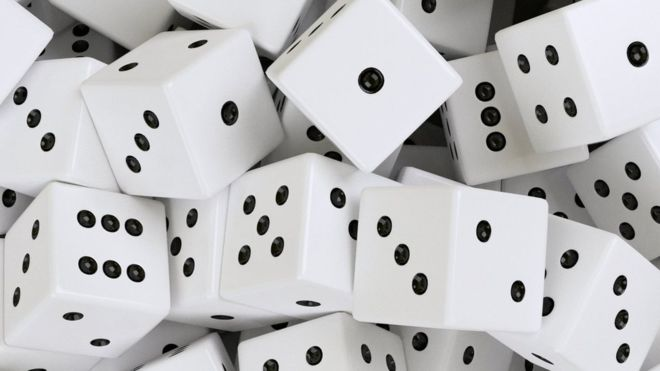
//> input picture ImageDisp/image.jpg, 660 x 371 px, given in place of the camera
$ ./shapedetect   (built with g++ and OpenCV 4)
//> lines starting //> are read from the running program, lines starting //| are printed output that depends on the picture; after the words box and inside, x2 and y2 are one past the last pixel; in counts of white or black regions, pixels touching at a corner belong together
// The "Square Detector" program.
// It loads several images sequentially and tries to find squares in
// each image

#include "opencv2/core/core.hpp"
#include "opencv2/imgproc/imgproc.hpp"
#include "opencv2/highgui/highgui.hpp"

#include <iostream>
#include <math.h>
#include <string.h>

using namespace cv;
using namespace std;
//******* Global vars ****************

int iLowH = 0;
 int iHighH = 179;

 int iLowS = 0;
 int iHighS = 255;

 int iLowV = 0;
 int iHighV = 255;

//************* Local Functions *******************
static void help()
{
    cout <<
    "\nA program using pyramid scaling, Canny, contours, contour simpification and\n"
    "memory storage to find squares in a list of images\n"
    "Returns sequence of squares detected on the image.\n"
    "the sequence is stored in the specified memory storage\n"
    "Call:\n"
    "./squares\n"
    "Using OpenCV version %s\n" << CV_VERSION << "\n" << endl;
}


int thresh = 50, N = 5;
const char* wndname = "Square Detection Demo";

// helper function:
// finds a cosine of angle between vectors
// from pt0->pt1 and from pt0->pt2
static double angle( Point pt1, Point pt2, Point pt0 )
{
    double dx1 = pt1.x - pt0.x;
    double dy1 = pt1.y - pt0.y;
    double dx2 = pt2.x - pt0.x;
    double dy2 = pt2.y - pt0.y;
    return (dx1*dx2 + dy1*dy2)/sqrt((dx1*dx1 + dy1*dy1)*(dx2*dx2 + dy2*dy2) + 1e-10);
}

// returns sequence of squares detected on the image.
// the sequence is stored in the specified memory storage
static void findSquares( const Mat& image, vector<vector<Point> >& squares )
{
    squares.clear();

//s    Mat pyr, timg, gray0(image.size(), CV_8U), gray;

    // down-scale and upscale the image to filter out the noise
    //pyrDown(image, pyr, Size(image.cols/2, image.rows/2));
    //pyrUp(pyr, timg, image.size());


    // blur will enhance edge detection
    Mat timg(image);
    medianBlur(image, timg, 9);
    Mat gray0(timg.size(), CV_8U), gray;

    vector<vector<Point> > contours;

    // find squares in every color plane of the image
  //  for( int c = 0; c < 3; c++ )
  //  {
	int c=0;
        int ch[] = {c, 0};
     //   mixChannels(&timg, 1, &gray0, 1, ch, 1);

        // try several threshold levels
        for( int l = 0; l < N; l++ )
        {
            // hack: use Canny instead of zero threshold level.
            // Canny helps to catch squares with gradient shading
            if( l == 0 )
            {
                // apply Canny. Take the upper threshold from slider
                // and set the lower to 0 (which forces edges merging)
                Canny(gray0, gray, 5, thresh, 5);
                // dilate canny output to remove potential
                // holes between edge segments
                dilate(gray, gray, Mat(), Point(-1,-1));
            }
            else
            {
                // apply threshold if l!=0:
                //     tgray(x,y) = gray(x,y) < (l+1)*255/N ? 255 : 0
                gray = gray0 >= (l+1)*255/N;
            }

            // find contours and store them all as a list
            findContours(gray, contours, RETR_LIST, CHAIN_APPROX_SIMPLE);
		Mat contourimg;
//** Draw Contour
RNG rng(12345);

 for( int i = 0; i< contours.size(); i++ )
     {
       Scalar color = Scalar( rng.uniform(0, 255), rng.uniform(0,255), rng.uniform(0,255) );
	 drawContours( contourimg, contours, i, color, 2, 8, RETR_LIST, 0, Point() );
}
 if( !contourimg.empty() )
        {
	imshow( "Contours", contourimg );
	}
//****************
            vector<Point> approx;

            // test each contour
            for( size_t i = 0; i < contours.size(); i++ )
            {
                // approximate contour with accuracy proportional
                // to the contour perimeter
                approxPolyDP(Mat(contours[i]), approx, arcLength(Mat(contours[i]), true)*0.02, true);

                // square contours should have 4 vertices after approximation
                // relatively large area (to filter out noisy contours)
                // and be convex.
                // Note: absolute value of an area is used because
                // area may be positive or negative - in accordance with the
                // contour orientation
                if( approx.size() == 4 &&
                    fabs(contourArea(Mat(approx))) > 100 &&
                    isContourConvex(Mat(approx)) )
                {
                    double maxCosine = 0;

                    for( int j = 2; j < 5; j++ )
                    {
                        // find the maximum cosine of the angle between joint edges
                        double cosine = fabs(angle(approx[j%4], approx[j-2], approx[j-1]));
                        maxCosine = MAX(maxCosine, cosine);
                    }

                    // if cosines of all angles are small
                    // (all angles are ~90 degree) then write quandrange
                    // vertices to resultant sequence
                    if( maxCosine < 0.3 )
                        squares.push_back(approx);
                }
            }
        }
    //}
}


// the function draws all the squares in the image
static void drawSquares( Mat& image, const vector<vector<Point> >& squares )
{
    for( size_t i = 0; i < squares.size(); i++ )
    {
        const Point* p = &squares[i][0];

        int n = (int)squares[i].size();
        //dont detect the border
        if (p-> x > 3 && p->y > 3)
          polylines(image, &p, &n, 1, true, Scalar(0,255,0), 3, LINE_AA);
    }

    imshow(wndname, image);
}


static void createcontrol(){
 namedWindow("Control", CV_WINDOW_AUTOSIZE); //create a window called "Control"

 //Create trackbars in "Control" window
 cvCreateTrackbar("LowH", "Control", &iLowH, 179); //Hue (0 - 179)
//> slider 'LowH' is set to 35
 cvCreateTrackbar("HighH", "Control", &iHighH, 179);

 cvCreateTrackbar("LowS", "Control", &iLowS, 255); //Saturation (0 - 255)
//> slider 'LowS' is set to 51
 cvCreateTrackbar("HighS", "Control", &iHighS, 255);

 cvCreateTrackbar("LowV", "Control", &iLowV, 255); //Value (0 - 255)
//> slider 'LowV' is set to 51
 cvCreateTrackbar("HighV", "Control", &iHighV, 255);


}


int main(int /*argc*/, char** /*argv*/)
{
  //  static const char* names[] = { "imgs/2Stickies.jpg", "imgs/manyStickies.jpg",0 };
    help();

	createcontrol();
    namedWindow( wndname, 1 );
    vector<vector<Point> > squares;

VideoCapture cap(0); // open the default camera
      if ( !cap.isOpened() )  // if not success, exit program
    {
         cout << "Cannot open the web cam" << endl;
         return -1;
    }

   while(true)
    {
        Mat image ;
	if (!cap.read(image)) // get a new frame from camera
        {
             cout << "Cannot read a frame from video stream" << endl;
             break;  //if not success, break loop
        }
//> image is the input picture: 371 rows x 660 cols, CV_8UC3; mean B, G, R 191.2, 189.6, 189.8

       if( image.empty() )
        {
            cout << "Couldn't load "  << endl;
            continue;
        }


    Mat imgHSV;
    cvtColor(image, imgHSV, COLOR_BGR2HSV);
//> imgHSV: 371 rows x 660 cols, CV_8UC3; mean H, S, V 79.8, 9.3, 192.7
    GaussianBlur(imgHSV, imgHSV, Size(7,7), 1.5, 1.5);
//> imgHSV: 371 rows x 660 cols, CV_8UC3; mean H, S, V 79.8, 9.3, 192.7


	Mat imgThresholded;

	  	inRange(imgHSV, Scalar(iLowH, iLowS, iLowV), Scalar(iHighH, iHighS, iHighV), imgThresholded); //Threshold the image
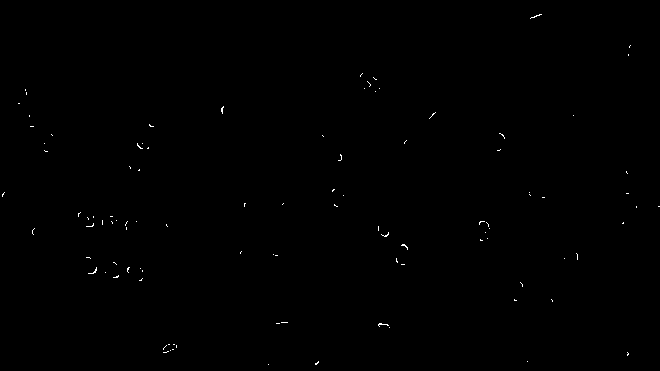
//> imgThresholded: 371 rows x 660 cols, CV_8UC1; 0.18% white in thin lines or dots

	 	 //morphological opening (remove small objects from the foreground)
	 	 erode(imgThresholded, imgThresholded, getStructuringElement(MORPH_ELLIPSE, Size(5, 5)) );
//> imgThresholded: 371 rows x 660 cols, CV_8UC1; 0.18% of pixels changed, all inside (x1, y1, x2, y2) = (2, 14, 660, 365)

	 	 dilate( imgThresholded, imgThresholded, getStructuringElement(MORPH_ELLIPSE, Size(5, 5)) );


	  	//morphological closing (fill small holes in the foreground)
	 	 dilate( imgThresholded, imgThresholded, getStructuringElement(MORPH_ELLIPSE, Size(5, 5)) );
   erode(imgThresholded, imgThresholded, getStructuringElement(MORPH_ELLIPSE, Size(5, 5)) );

		  imshow("Thresholded Image", imgThresholded); //show the thresholded image


        findSquares(image, squares);
//> in findSquares, `medianBlur(image, timg, 9);`:
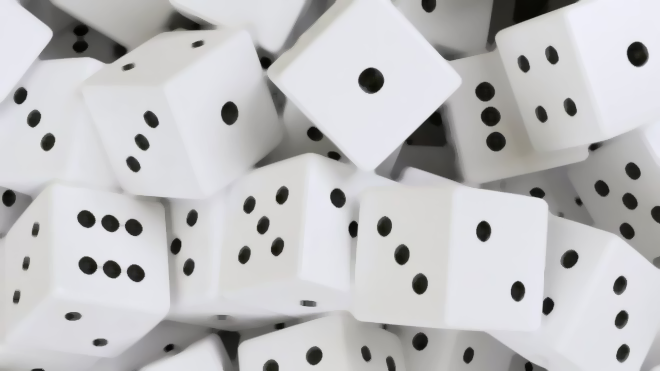
//> image: 371 rows x 660 cols, CV_8UC3; mean B, G, R 193.4, 191.8, 191.9
//> squares = 0 contours
        drawSquares(image, squares);
        //imwrite( "out", image );
       waitKey(1);
    }

    return 0;
}
